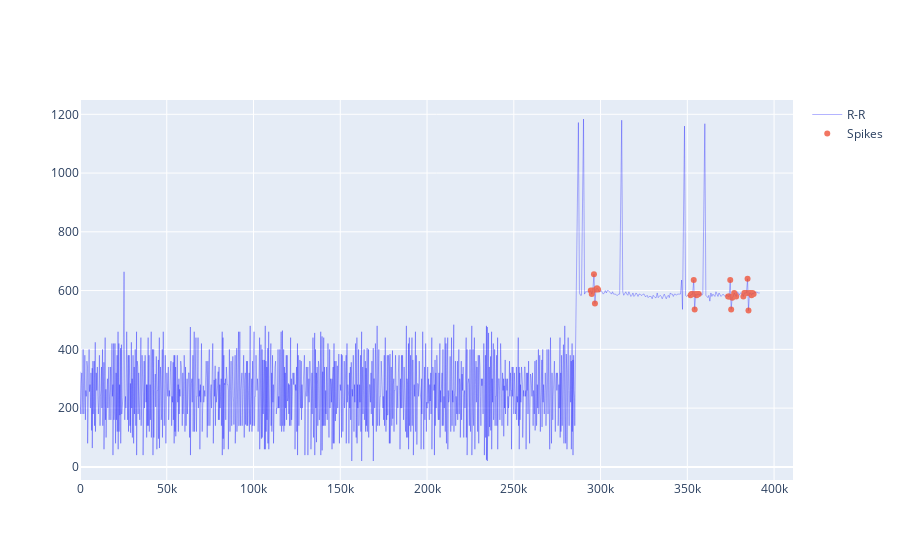

Here is the notebook cell this chart was saved with:
### Code cell
for q in [108]:
    t = df.loc[df['id'] == q].sort_values('time').reset_index(drop=True)
    fig = go.Figure()
#     fig = px.line(t, x='time', y='x', name='R-R')
    
    fig.add_trace(go.Scatter(x=t['time'], y=t['x'],
                        mode='lines',
                        name='R-R'))
    qt = t.loc[t.y==1].reset_index(drop=True)
    fig.update_traces(line=dict(color="blue", width=0.3))
    fig.add_trace(go.Scatter(x=qt['time'], y=qt['x'],
                        mode='markers', name='Spikes', opacity = 0.8))
    fig.show()

### Figure 1 — Plotly figure (JSON) as saved in the notebook; plotly's stock layout.template omitted (floating-point values rounded to 4 significant figures; data arrays with more than 128 entries replaced by an {"elided": "..."} marker saying what was removed)
{"data": [{"line": {"color": "blue", "width": 0.3}, "mode": "lines", "name": "R-R", "type": "scatter", "x": {"elided": "1327 int values"}, "y": {"elided": "1327 int values"}}, {"mode": "markers", "name": "Spikes", "opacity": 0.8, "type": "scatter", "x": [294352, 294940, 295540, 296196, 296752, 297356, 297964, 298568, 351884, 352472, 353060, 353696, 354232, 354820, 355404, 355992, 356580, 373512, 374092, 374728, 375264, 375840, 376420, 377012, 377596, 378176, 382300, 382892, 383484, 384076, 384716, 385248, 385840, 386432, 387016, 387608, 388196], "y": [600, 588, 600, 656, 556, 604, 608, 604, 584, 588, 588, 636, 536, 588, 584, 588, 588, 580, 580, 636, 536, 576, 580, 592, 584, 580, 580, 592, 592, 592, 640, 532, 592, 592, 584, 592, 588]}], "layout": {}}
